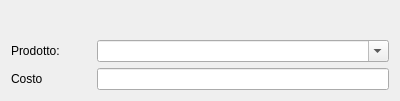
<?xml version="1.0" encoding="UTF-8"?>
<ui version="4.0">
 <class>HContainer_generic_product</class>
 <widget class="QWidget" name="HContainer_generic_product">
  <property name="geometry">
   <rect>
    <x>0</x>
    <y>0</y>
    <width>400</width>
    <height>101</height>
   </rect>
  </property>
  <property name="windowTitle">
   <string>Aggiungi item</string>
  </property>
  <layout class="QVBoxLayout" name="verticalLayout">
   <item>
    <spacer name="verticalSpacer">
     <property name="orientation">
      <enum>Qt::Vertical</enum>
     </property>
     <property name="sizeHint" stdset="0">
      <size>
       <width>20</width>
       <height>40</height>
      </size>
     </property>
    </spacer>
   </item>
   <item>
    <layout class="QFormLayout" name="formLayout">
     <item row="0" column="0">
      <widget class="QLabel" name="label">
       <property name="minimumSize">
        <size>
         <width>80</width>
         <height>0</height>
        </size>
       </property>
       <property name="text">
        <string>Prodotto:</string>
       </property>
      </widget>
     </item>
     <item row="0" column="1">
      <widget class="QComboBox" name="cb_prodotti">
       <property name="editable">
        <bool>true</bool>
       </property>
       <property name="insertPolicy">
        <enum>QComboBox::NoInsert</enum>
       </property>
      </widget>
     </item>
     <item row="1" column="0">
      <widget class="QLabel" name="label_2">
       <property name="minimumSize">
        <size>
         <width>80</width>
         <height>0</height>
        </size>
       </property>
       <property name="text">
        <string>Costo</string>
       </property>
      </widget>
     </item>
     <item row="1" column="1">
      <widget class="QLineEdit" name="leCosto"/>
     </item>
    </layout>
   </item>
  </layout>
 </widget>
 <resources/>
 <connections/>
</ui>
